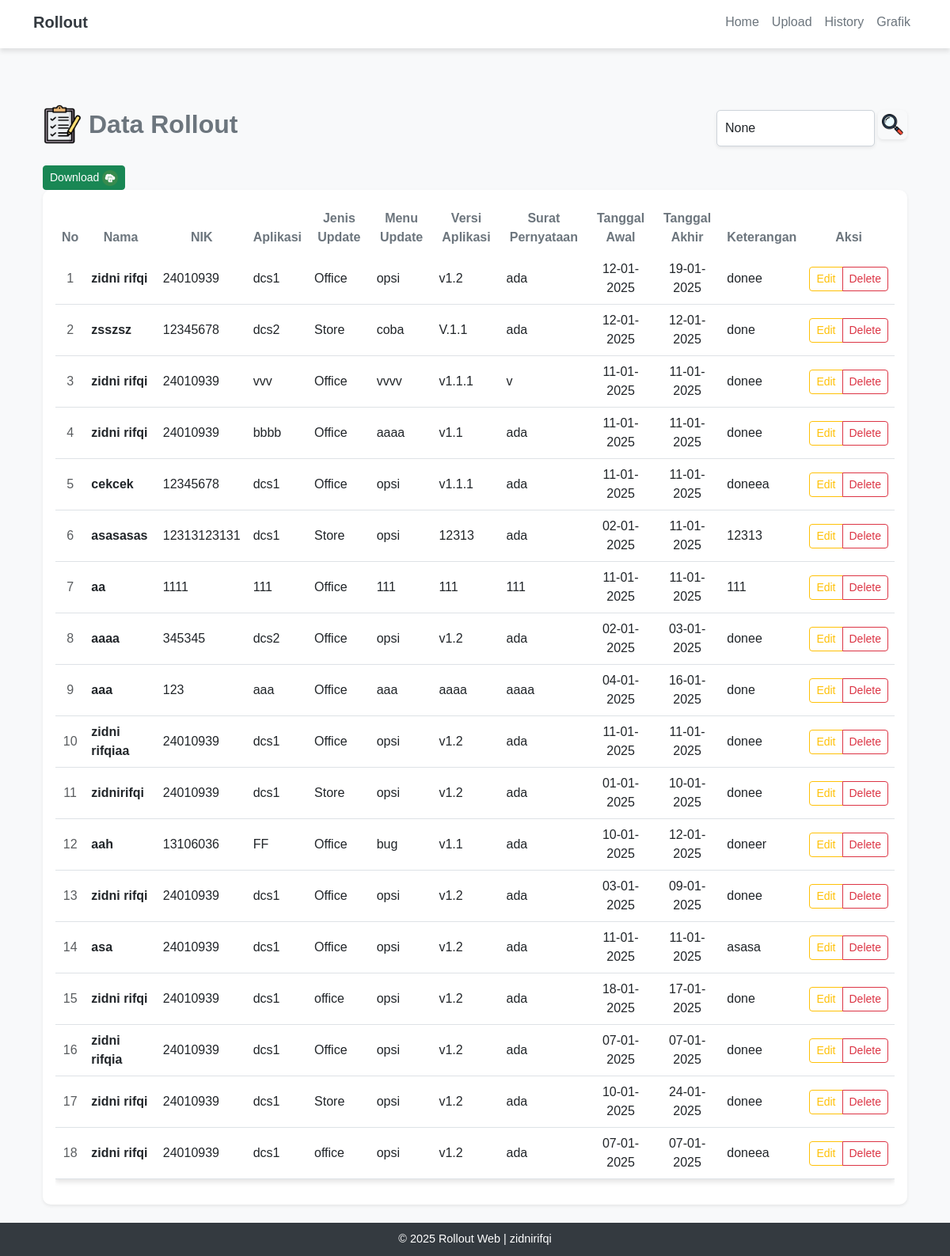
/view, run on the app's committed database.
### app.py (models this page shows)
class Rollout(db.Model):
    id = db.Column(db.Integer, primary_key=True)
    name = db.Column(db.String(100), nullable=False)
    nik = db.Column(db.String(20), nullable=False)
    jenis_update = db.Column(db.String(50), nullable=False)
    aplikasi = db.Column(db.String(100), nullable=False)
    menu_update = db.Column(db.String(100), nullable=False)
    versi_aplikasi = db.Column(db.String(50), nullable=False)
    surat_pernyataan = db.Column(db.String(100), nullable=False)
    tanggal_awal_rollout = db.Column(db.DateTime, nullable=False)
    tanggal_akhir_rollout = db.Column(db.DateTime, nullable=False)
    keterangan = db.Column(db.String(255))
    lampiran = db.Column(db.String(255), nullable=False)

### app.py (the view)
@app.route('/view', methods=['GET'])
def view():
    search_query = request.args.get('search')
    if search_query:
        rollouts = Rollout.query.filter(
            (Rollout.name.ilike(f"%{search_query}%")) |
            (Rollout.nik.ilike(f"%{search_query}%")) |
            (Rollout.aplikasi.ilike(f"%{search_query}%"))
        ).order_by(Rollout.id.desc()).all()  # Mengurutkan berdasarkan ID (descending)
    else:
        rollouts = Rollout.query.order_by(Rollout.id.desc()).all()  # Mengurutkan berdasarkan ID (descending)
    return render_template('view.html', rollouts=rollouts, search_query=search_query)

### templates/view.html
{% extends "base.html" %}
{% block content %}
<div class="container mt-5">
    <div class="row justify-content-between align-items-center mb-4">
        <div class="col-auto d-flex align-items-center">
            <img src="{{ url_for('static', filename='a.png') }}" alt="Logo" width="50" class="me-2">
            <h2 class="fw-bold text-secondary mb-0">Data Rollout</h2>
        </div>
        <div class="col-auto">
            <form method="GET" action="{{ url_for('view') }}" class="d-flex align-items-center">
                <input
                    type="text"
                    name="search"
                    class="form-control border-gray shadow-sm me-1"
                    placeholder="Cari data rollout..."
                    value="{{ search_query | default('') }}"
                    style="width: 200px;">
                <button class="btn btn-light p-1 shadow-sm" type="submit">
                    <img src="{{ url_for('static', filename='c.png') }}" alt="Search" width="27">
                </button>
            </form>
        </div>
    </div>
    <a href="{{ url_for('download') }}" class="btn btn-success btn-sm">
        Download
        <img src="{{ url_for('static', filename='d.png') }}" alt="Download" width="20" height="20" class="ml-1">
    </a>
    <div class="card shadow-sm border-0">
        <div class="card-body">
            <div class="table-responsive">
                <table class="table table-borderless align-middle">
                    <thead class="text-center" style="background-color: #f8f9fa;">
                        <tr class="text-secondary">
                            <th>No</th>
                            <th>Nama</th>
                            <th>NIK</th>
                            <th>Aplikasi</th>
                            <th>Jenis Update</th>
                            <th>Menu Update</th>
                            <th>Versi Aplikasi</th>
                            <th>Surat Pernyataan</th>
                            <th>Tanggal Awal</th>
                            <th>Tanggal Akhir</th>
                            <th>Keterangan</th>
                            <th>Aksi</th>
                        </tr>
                    </thead>
                    <tbody>
                        {% if rollouts %}
                            {% for rollout in rollouts %}
                            <tr class="border-bottom">
                                <td class="text-center text-muted">{{ loop.index }}</td>
                                <td class="fw-bold">{{ rollout.name }}</td>
                                <td>{{ rollout.nik }}</td>
                                <td>{{ rollout.aplikasi }}</td>
                                <td>{{ rollout.jenis_update }}</td>
                                <td>{{ rollout.menu_update }}</td>
                                <td>{{ rollout.versi_aplikasi }}</td>
                                <td>{{ rollout.surat_pernyataan }}</td>
                                <td class="text-center">{{ rollout.tanggal_awal_rollout.strftime('%d-%m-%Y') }}</td>
                                <td class="text-center">{{ rollout.tanggal_akhir_rollout.strftime('%d-%m-%Y') }}</td>
                                <td>{{ rollout.keterangan }}</td>
                                <td class="text-center">
                                    <div class="btn-group">
                                        <a href="{{ url_for('edit', id=rollout.id) }}" class="btn btn-sm btn-outline-warning">Edit</a>
                                        <a href="{{ url_for('delete', id=rollout.id) }}"
                                           class="btn btn-sm btn-outline-danger"
                                           onclick="return confirm('Apakah Anda yakin ingin menghapus data ini?')">Delete</a>
                                    </div>
                                </td>
                            </tr>
                            {% endfor %}
                        {% else %}
                            <tr>
                                <td colspan="12" class="text-center text-muted">Tidak ada data ditemukan</td>
                            </tr>
                        {% endif %}
                    </tbody>
                </table>
            </div>
        </div>
    </div>
</div>
{% endblock %}

### templates/base.html (shortened to what this page needs)
<!DOCTYPE html>
<html lang="en">
<head>
    <link href="https://cdn.jsdelivr.net/npm/bootstrap@5.3.0-alpha1/dist/css/bootstrap.min.css" rel="stylesheet">
    <link rel="stylesheet" href="{{ url_for('static', filename='css/style.css') }}">
    <link rel="stylesheet" href="https://cdn.jsdelivr.net/npm/bootstrap-icons/font/bootstrap-icons.css">
</head>
<body>
    <nav class="navbar navbar-expand-lg navbar-light">
        <div class="container">
            <a class="navbar-brand" href="/">Rollout</a>
            <div class="collapse navbar-collapse" id="navbarNav">
                <ul class="navbar-nav ms-auto">
                    <li class="nav-item">
                        <a class="nav-link" href="/">Home</a>
                    </li>
                    <li class="nav-item">
                        <a class="nav-link" href="/upload">Upload</a>
                    </li>
                    <li class="nav-item">
                        <a class="nav-link" href="/view">History</a>
                    </li>
                    <li class="nav-item">
                        <a class="nav-link" href="{{ url_for('graph') }}">Grafik</a>
                    </li>
                </ul>
            </div>
        </div>
    </nav>
    <div class="content-wrapper container">
        {% block content %}{% endblock %}
    </div>
    <footer>
        &copy; 2025 Rollout Web | zidnirifqi
    </footer>
</body>
</html>

### static/css/style.css (style rules this page uses)
.row { margin-top: 20px; }
body { background-color: #f8f9fa; font-family: 'Arial', sans-serif; }
.container { padding-bottom: 5px; }
footer { margin-top: 50px; text-align: center; color: #777; font-size: 0.9rem; }
.form-control { max-width: 900px; margin-top: 10px; padding: 10px; border-radius: 5px; border: 1px solid #ced4da; }
.card { border-radius: 10px; background-color: #ffffff; }
.table th { color: #6c757d; }
img { border-radius: 5px; }

### templates/base.html (style rules this page uses)
body { background-color: #f8f9fa; color: #343a40; }
.navbar { background-color: #ffffff; box-shadow: 0 4px 6px rgba(0, 0, 0, 0.1); }
.navbar-brand { font-weight: bold; color: #343a40; }
.navbar-nav .nav-link { color: #6c757d; font-size: 1rem; }
.table { background-color: #ffffff; box-shadow: 0 4px 6px rgba(0, 0, 0, 0.1); }
footer { background-color: #343a40; color: #ffffff; padding: 10px 0; position: fixed; bottom: 0; width: 100%; text-align: center; font-size: 0.9rem; }
.content-wrapper { padding-top: 20px; padding-bottom: 60px; }

### data on the page
Rollout: name "zidni rifqi", nik "24010939", aplikasi "dcs1", jenis_update "Office", menu_update "opsi", versi_aplikasi "v1.2", surat_pernyataan "ada", tanggal_awal_rollout "12-01-2025", tanggal_akhir_rollout "19-01-2025", keterangan "donee"
Rollout: name "zsszsz", nik "12345678", aplikasi "dcs2", jenis_update "Store", menu_update "coba", versi_aplikasi "V.1.1", surat_pernyataan "ada", tanggal_awal_rollout "12-01-2025", tanggal_akhir_rollout "12-01-2025", keterangan "done"
Rollout: name "zidni rifqi", nik "24010939", aplikasi "vvv", jenis_update "Office", menu_update "vvvv", versi_aplikasi "v1.1.1", surat_pernyataan "v", tanggal_awal_rollout "11-01-2025", tanggal_akhir_rollout "11-01-2025", keterangan "donee"
Rollout: name "zidni rifqi", nik "24010939", aplikasi "bbbb", jenis_update "Office", menu_update "aaaa", versi_aplikasi "v1.1", surat_pernyataan "ada", tanggal_awal_rollout "11-01-2025", tanggal_akhir_rollout "11-01-2025", keterangan "donee"
Rollout: name "cekcek", nik "12345678", aplikasi "dcs1", jenis_update "Office", menu_update "opsi", versi_aplikasi "v1.1.1", surat_pernyataan "ada", tanggal_awal_rollout "11-01-2025", tanggal_akhir_rollout "11-01-2025", keterangan "doneea"
Rollout: name "asasasas", nik "12313123131", aplikasi "dcs1", jenis_update "Store", menu_update "opsi", versi_aplikasi "12313", surat_pernyataan "ada", tanggal_awal_rollout "02-01-2025", tanggal_akhir_rollout "11-01-2025", keterangan "12313"
Rollout: name "aa", nik "1111", aplikasi "111", jenis_update "Office", menu_update "111", versi_aplikasi "111", surat_pernyataan "111", tanggal_awal_rollout "11-01-2025", tanggal_akhir_rollout "11-01-2025", keterangan "111"
Rollout: name "aaaa", nik "345345", aplikasi "dcs2", jenis_update "Office", menu_update "opsi", versi_aplikasi "v1.2", surat_pernyataan "ada", tanggal_awal_rollout "02-01-2025", tanggal_akhir_rollout "03-01-2025", keterangan "donee"
Rollout: name "aaa", nik "123", aplikasi "aaa", jenis_update "Office", menu_update "aaa", versi_aplikasi "aaaa", surat_pernyataan "aaaa", tanggal_awal_rollout "04-01-2025", tanggal_akhir_rollout "16-01-2025", keterangan "done"
Rollout: name "zidni rifqiaa", nik "24010939", aplikasi "dcs1", jenis_update "Office", menu_update "opsi", versi_aplikasi "v1.2", surat_pernyataan "ada", tanggal_awal_rollout "11-01-2025", tanggal_akhir_rollout "11-01-2025", keterangan "donee"
Rollout: name "zidnirifqi", nik "24010939", aplikasi "dcs1", jenis_update "Store", menu_update "opsi", versi_aplikasi "v1.2", surat_pernyataan "ada", tanggal_awal_rollout "01-01-2025", tanggal_akhir_rollout "10-01-2025", keterangan "donee"
Rollout: name "aah", nik "13106036", aplikasi "FF", jenis_update "Office", menu_update "bug", versi_aplikasi "v1.1", surat_pernyataan "ada", tanggal_awal_rollout "10-01-2025", tanggal_akhir_rollout "12-01-2025", keterangan "doneer"
Rollout: name "zidni rifqi", nik "24010939", aplikasi "dcs1", jenis_update "Office", menu_update "opsi", versi_aplikasi "v1.2", surat_pernyataan "ada", tanggal_awal_rollout "03-01-2025", tanggal_akhir_rollout "09-01-2025", keterangan "donee"
Rollout: name "asa", nik "24010939", aplikasi "dcs1", jenis_update "Office", menu_update "opsi", versi_aplikasi "v1.2", surat_pernyataan "ada", tanggal_awal_rollout "11-01-2025", tanggal_akhir_rollout "11-01-2025", keterangan "asasa"
Rollout: name "zidni rifqi", nik "24010939", aplikasi "dcs1", jenis_update "office", menu_update "opsi", versi_aplikasi "v1.2", surat_pernyataan "ada", tanggal_awal_rollout "18-01-2025", tanggal_akhir_rollout "17-01-2025", keterangan "done"
Rollout: name "zidni rifqia", nik "24010939", aplikasi "dcs1", jenis_update "Office", menu_update "opsi", versi_aplikasi "v1.2", surat_pernyataan "ada", tanggal_awal_rollout "07-01-2025", tanggal_akhir_rollout "07-01-2025", keterangan "donee"
Rollout: name "zidni rifqi", nik "24010939", aplikasi "dcs1", jenis_update "Store", menu_update "opsi", versi_aplikasi "v1.2", surat_pernyataan "ada", tanggal_awal_rollout "10-01-2025", tanggal_akhir_rollout "24-01-2025", keterangan "donee"
Rollout: name "zidni rifqi", nik "24010939", aplikasi "dcs1", jenis_update "office", menu_update "opsi", versi_aplikasi "v1.2", surat_pernyataan "ada", tanggal_awal_rollout "07-01-2025", tanggal_akhir_rollout "07-01-2025", keterangan "doneea"
